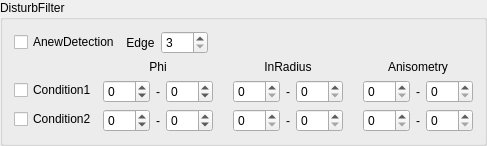
    <widget class="QGroupBox" name="groupBox_3">
     <property name="title">
      <string>DisturbFilter</string>
     </property>
     <layout class="QVBoxLayout" name="verticalLayout_28">
      <item>
       <layout class="QHBoxLayout" name="horizontalLayout_14">
        <item>
         <widget class="QCheckBox" name="checkDisturbEdge">
          <property name="text">
           <string>AnewDetection</string>
          </property>
         </widget>
        </item>
        <item>
         <widget class="QLabel" name="label_18">
          <property name="text">
           <string>Edge</string>
          </property>
          <property name="alignment">
           <set>Qt::AlignCenter</set>
          </property>
         </widget>
        </item>
        <item>
         <widget class="QSpinBox" name="spinDistEdge">
          <property name="minimum">
           <number>3</number>
          </property>
          <property name="maximum">
           <number>255</number>
          </property>
          <property name="value">
           <number>3</number>
          </property>
         </widget>
        </item>
        <item>
         <spacer name="horizontalSpacer_18">
          <property name="orientation">
           <enum>Qt::Horizontal</enum>
          </property>
          <property name="sizeHint" stdset="0">
           <size>
            <width>175</width>
            <height>17</height>
           </size>
          </property>
         </spacer>
        </item>
       </layout>
      </item>
      <item>
       <layout class="QHBoxLayout" name="horizontalLayout_21">
        <item>
         <layout class="QVBoxLayout" name="verticalLayout_27">
          <item>
           <spacer name="verticalSpacer_4">
            <property name="orientation">
             <enum>Qt::Vertical</enum>
            </property>
            <property name="sizeType">
             <enum>QSizePolicy::Fixed</enum>
            </property>
            <property name="sizeHint" stdset="0">
             <size>
              <width>74</width>
              <height>17</height>
             </size>
            </property>
           </spacer>
          </item>
          <item>
           <widget class="QCheckBox" name="checkDisturbCondition1">
            <property name="text">
             <string>Condition1</string>
            </property>
           </widget>
          </item>
          <item>
           <widget class="QCheckBox" name="checkDisturbCondition2">
            <property name="text">
             <string>Condition2</string>
            </property>
           </widget>
          </item>
         </layout>
        </item>
        <item>
         <layout class="QVBoxLayout" name="verticalLayout_26">
          <item>
           <widget class="QLabel" name="label_30">
            <property name="text">
             <string>Phi</string>
            </property>
            <property name="alignment">
             <set>Qt::AlignCenter</set>
            </property>
           </widget>
          </item>
          <item>
           <layout class="QHBoxLayout" name="horizontalLayout_19">
            <item>
             <widget class="QSpinBox" name="spinDisConPhiL1">
              <property name="minimum">
               <number>-90</number>
              </property>
              <property name="maximum">
               <number>180</number>
              </property>
             </widget>
            </item>
            <item>
             <widget class="QLabel" name="label_10">
              <property name="text">
               <string>-</string>
              </property>
              <property name="alignment">
               <set>Qt::AlignCenter</set>
              </property>
             </widget>
            </item>
            <item>
             <widget class="QSpinBox" name="spinDisConPhiH1">
              <property name="minimum">
               <number>-90</number>
              </property>
              <property name="maximum">
               <number>180</number>
              </property>
             </widget>
            </item>
           </layout>
          </item>
          <item>
           <layout class="QHBoxLayout" name="horizontalLayout_20">
            <item>
             <widget class="QSpinBox" name="spinDisConPhiL2">
              <property name="minimum">
               <number>-90</number>
              </property>
              <property name="maximum">
               <number>180</number>
              </property>
             </widget>
            </item>
            <item>
             <widget class="QLabel" name="label_35">
              <property name="text">
               <string>-</string>
              </property>
              <property name="alignment">
               <set>Qt::AlignCenter</set>
              </property>
             </widget>
            </item>
            <item>
             <widget class="QSpinBox" name="spinDisConPhiH2">
              <property name="minimum">
               <number>-90</number>
              </property>
              <property name="maximum">
               <number>180</number>
              </property>
             </widget>
            </item>
           </layout>
          </item>
         </layout>
        </item>
        <item>
         <spacer name="horizontalSpacer_23">
          <property name="orientation">
           <enum>Qt::Horizontal</enum>
          </property>
          <property name="sizeType">
           <enum>QSizePolicy::Fixed</enum>
          </property>
          <property name="sizeHint" stdset="0">
           <size>
            <width>14</width>
            <height>41</height>
           </size>
          </property>
         </spacer>
        </item>
        <item>
         <layout class="QVBoxLayout" name="verticalLayout_25">
          <item>
           <widget class="QLabel" name="label_28">
            <property name="text">
             <string>InRadius</string>
            </property>
            <property name="alignment">
             <set>Qt::AlignCenter</set>
            </property>
           </widget>
          </item>
          <item>
           <layout class="QHBoxLayout" name="horizontalLayout_17">
            <item>
             <widget class="QSpinBox" name="spinDisConInRadiusL1">
              <property name="maximum">
               <number>999</number>
              </property>
             </widget>
            </item>
            <item>
             <widget class="QLabel" name="label_31">
              <property name="text">
               <string>-</string>
              </property>
              <property name="alignment">
               <set>Qt::AlignCenter</set>
              </property>
             </widget>
            </item>
            <item>
             <widget class="QSpinBox" name="spinDisConInRadiusH1">
              <property name="maximum">
               <number>999</number>
              </property>
             </widget>
            </item>
           </layout>
          </item>
          <item>
           <layout class="QHBoxLayout" name="horizontalLayout_18">
            <item>
             <widget class="QSpinBox" name="spinDisConInRadiusL2">
              <property name="maximum">
               <number>999</number>
              </property>
             </widget>
            </item>
            <item>
             <widget class="QLabel" name="label_33">
              <property name="text">
               <string>-</string>
              </property>
              <property name="alignment">
               <set>Qt::AlignCenter</set>
              </property>
             </widget>
            </item>
            <item>
             <widget class="QSpinBox" name="spinDisConInRadiusH2">
              <property name="maximum">
               <number>999</number>
              </property>
             </widget>
            </item>
           </layout>
          </item>
         </layout>
        </item>
        <item>
         <spacer name="horizontalSpacer_21">
          <property name="orientation">
           <enum>Qt::Horizontal</enum>
          </property>
          <property name="sizeType">
           <enum>QSizePolicy::Fixed</enum>
          </property>
          <property name="sizeHint" stdset="0">
           <size>
            <width>14</width>
            <height>41</height>
           </size>
          </property>
         </spacer>
        </item>
        <item>
         <layout class="QVBoxLayout" name="verticalLayout_24">
          <item>
           <widget class="QLabel" name="label_29">
            <property name="text">
             <string>Anisometry</string>
            </property>
            <property name="alignment">
             <set>Qt::AlignCenter</set>
            </property>
           </widget>
          </item>
          <item>
           <layout class="QHBoxLayout" name="horizontalLayout_15">
            <item>
             <widget class="QSpinBox" name="spinDisConAniL1">
              <property name="maximum">
               <number>999</number>
              </property>
             </widget>
            </item>
            <item>
             <widget class="QLabel" name="label_32">
              <property name="text">
               <string>-</string>
              </property>
              <property name="alignment">
               <set>Qt::AlignCenter</set>
              </property>
             </widget>
            </item>
            <item>
             <widget class="QSpinBox" name="spinDisConAniH1">
              <property name="maximum">
               <number>999</number>
              </property>
             </widget>
            </item>
           </layout>
          </item>
          <item>
           <layout class="QHBoxLayout" name="horizontalLayout_16">
            <item>
             <widget class="QSpinBox" name="spinDisConAniL2">
              <property name="maximum">
               <number>999</number>
              </property>
             </widget>
            </item>
            <item>
             <widget class="QLabel" name="label_34">
              <property name="text">
               <string>-</string>
              </property>
              <property name="alignment">
               <set>Qt::AlignCenter</set>
              </property>
             </widget>
            </item>
            <item>
             <widget class="QSpinBox" name="spinDisConAniH2">
              <property name="maximum">
               <number>999</number>
              </property>
             </widget>
            </item>
           </layout>
          </item>
         </layout>
        </item>
       </layout>
      </item>
     </layout>
    </widget>
